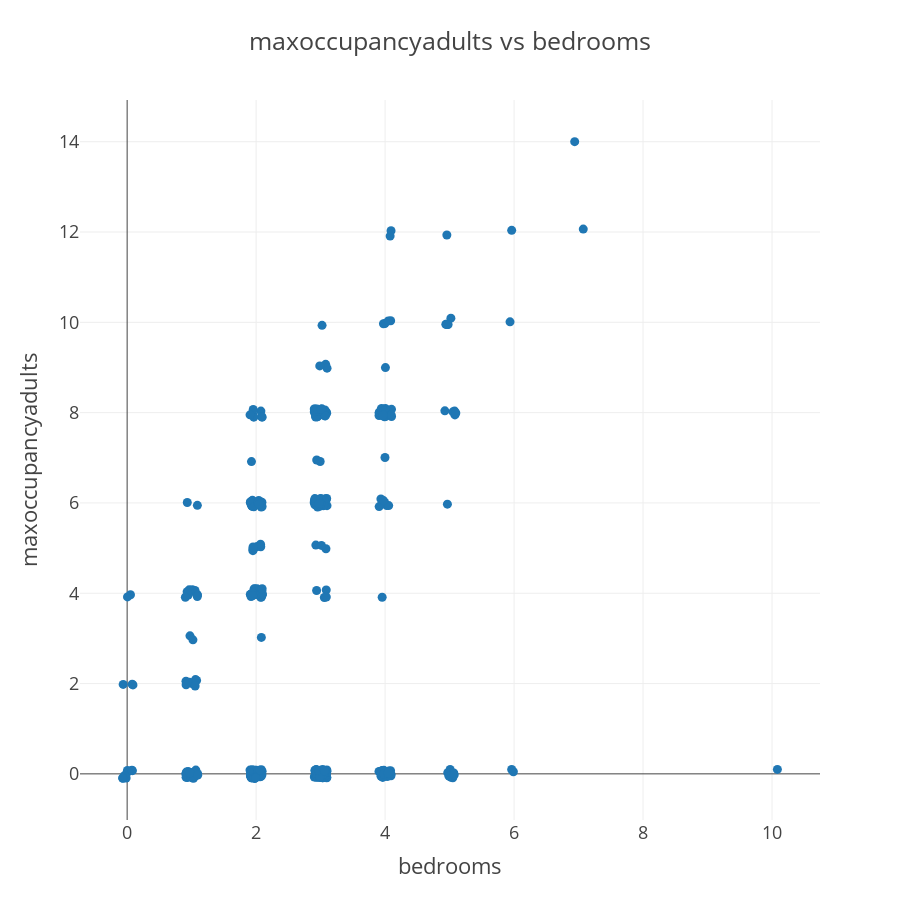

Notebook source saved alongside this figure:
### Markdown cell above
The most straightforward methods of imputation would be using either the mean/median of the column or most common values of either 8 or 6. However, this would introduce significant bias and could have very large errors. There is very likely some correlation between the number of bedrooms and the max occupancy of a unit. We can explore this relationship as a potential strategy for imputatoin. The benefit of this is that there are no missing values for the bedrooms feature!

### Code cell
x = units[units.maxoccupancyadults.notnull()].loc[:,'bedrooms']
# apply jitter with a random float between -0.1 and 0.1, uniformly distributed
x = x.apply(lambda z: z + (np.random.rand() - 0.5)/5)

y = units[units.maxoccupancyadults.notnull()].loc[:,'maxoccupancyadults']
y = y.apply(lambda z: z + (np.random.rand() - 0.5)/5)

fig = go.Figure(go.Scatter(x=x, y=y, mode='markers'))
fig.update_layout(title='maxoccupancyadults vs bedrooms',
                 xaxis={'title':'bedrooms'},
                 yaxis={'title':'maxoccupancyadults'},
                 width=900,
                 height=900)

fig.show()

### Figure 1 — Plotly figure (JSON) as saved in the notebook; plotly's stock layout.template omitted (floating-point values rounded to 4 significant figures; data arrays with more than 128 entries replaced by an {"elided": "..."} marker saying what was removed)
{"data": [{"mode": "markers", "type": "scatter", "x": {"elided": "412 float values"}, "y": {"elided": "412 float values"}}], "layout": {"height": 900, "title": {"text": "maxoccupancyadults vs bedrooms"}, "width": 900, "xaxis": {"autorange": true, "range": [-0.7312, 10.74], "title": {"text": "bedrooms"}, "type": "linear"}, "yaxis": {"autorange": true, "range": [-1.022, 14.92], "title": {"text": "maxoccupancyadults"}, "type": "linear"}}}
